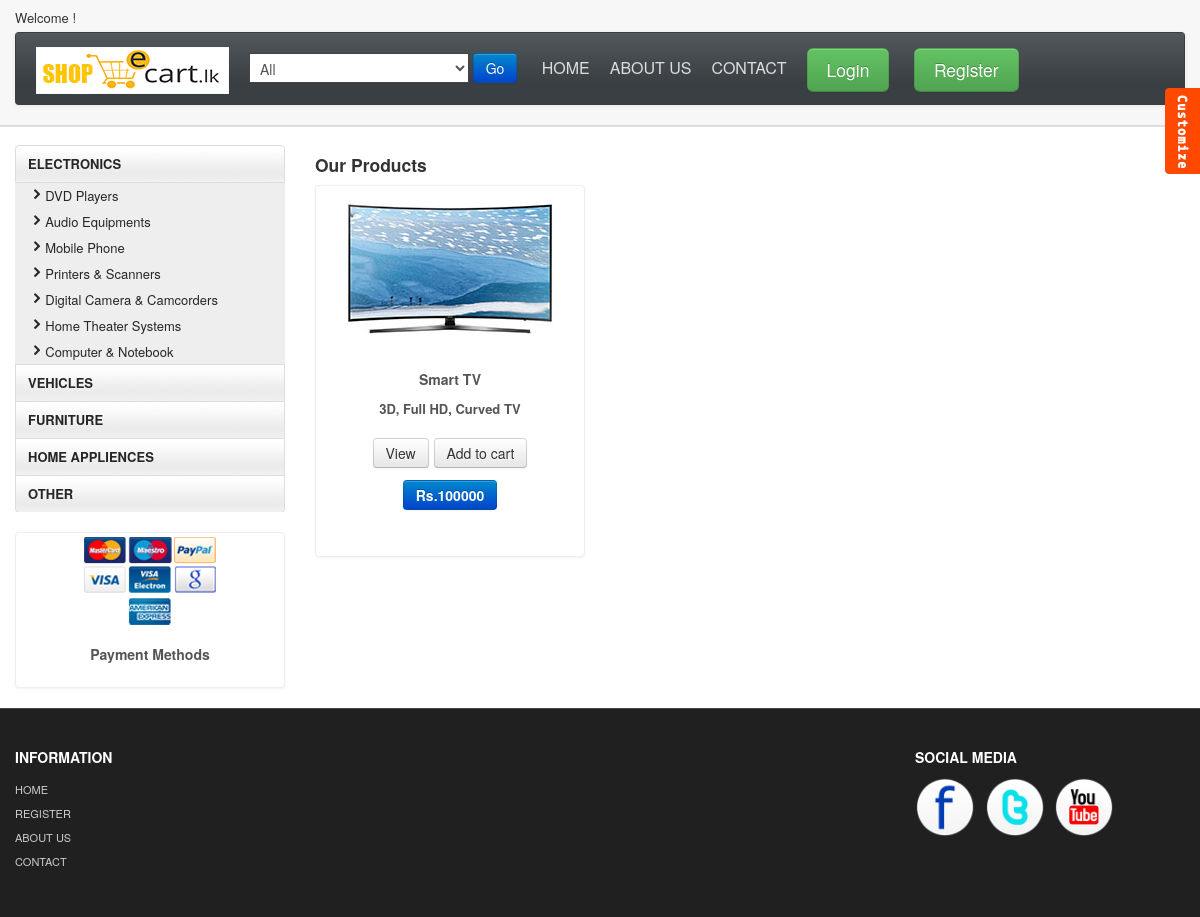
Screenshot of /User/TV2.php with the database file from the repository.
### tables this page shows
CREATE TABLE IF NOT EXISTS `item` (
  `IID` varchar(20) NOT NULL,
  `Username` varchar(20) NOT NULL,
  `IName` varchar(25) NOT NULL,
  `Price` varchar(20) NOT NULL,
  `Category` varchar(25) NOT NULL,
  `IType` varchar(20) NOT NULL,
  `Description` varchar(3000) NOT NULL,
  `Image` text NOT NULL,
  `Image2` text NOT NULL
);

### User/TV2.php (the view, shortened to what this page needs)
<!DOCTYPE html>
<html lang="en">
  <head>
    <link id="callCss" rel="stylesheet" href="themes/bootshop/bootstrap.min.css" media="screen"/>
    <link href="themes/css/base.css" rel="stylesheet" media="screen"/>
	<link href="themes/css/bootstrap-responsive.min.css" rel="stylesheet"/>
	<link href="themes/css/font-awesome.css" rel="stylesheet" type="text/css">
	<link href="themes/js/google-code-prettify/prettify.css" rel="stylesheet"/>
  </head>
<body>
<div id="header">
<div class="container">
<div id="welcomeLine" class="row">
	<div class="span6">Welcome !</div>
	<div class="span6"></div>
</div>
<div id="logoArea" class="navbar">
  <div class="navbar-inner">
    <a class="brand" href="../index.html"><img src="themes/images/logo.png" alt="Bootsshop"/></a>
		<form class="form-inline navbar-search" method="post" action="DVD2.php" >
		  <select class="srchTxt">
			<option>All</option>
		</select>
		  <button type="submit" id="submitButton" class="btn btn-primary">Go</button>
    </form>
    <ul id="topMenu" class="nav pull-left">
	 <li class="">&nbsp;&nbsp;&nbsp;&nbsp;</li>
	 <li class=""><a href="../index.html">HOME</a></li>
	 <li class=""><a href="../About Us.html">ABOUT US</a></li>
	 <li class=""><a href="../contact.html">CONTACT</a></li>
	 <li class="">
      <a href="login.php"  style="padding-right:0"><span class="btn btn-large btn-success">Login</span></a>
	</li><li class="">&nbsp;&nbsp;&nbsp;&nbsp;</li>
     <li class=""><a href="register.php"  style="padding-right:0"><span class="btn btn-large btn-success">Register</span></a></li>
    </ul>
  </div>
</div>
</div>
</div>
<div id="mainBody">
	<div class="container">
	<div class="row">
	<div id="sidebar" class="span3">
	  <ul id="sideManu" class="nav nav-tabs nav-stacked">
			<li class="subMenu open"><a> ELECTRONICS </a>
				<ul>
				<li><a class="active" href="DVD2.php"><i class="icon-chevron-right"></i>DVD Players </a></li>
				<li><a href="audio2.php"><i class="icon-chevron-right"></i>Audio Equipments </a></li>
				<li><a href="mobile2.php"><i class="icon-chevron-right"></i>Mobile Phone </a></li>
				<li><a href="printer2.php"><i class="icon-chevron-right"></i>Printers & Scanners</a></li>
                <li><a href="camera2.php"><i class="icon-chevron-right"></i>Digital Camera & Camcorders</a></li>
                <li><a href="homeTh2.php"><i class="icon-chevron-right"></i>Home Theater Systems</a></li>
                <li><a href="computer2.php"><i class="icon-chevron-right"></i>Computer & Notebook</a></li>
				</ul>
			</li>
			<li class="subMenu"><a> VEHICLES</a>
			</li>
			<li class="subMenu"><a>FURNITURE</a>
			</li>
            <li class="subMenu"><a>HOME APPLIENCES</a>
             </li>
			 <li class="subMenu"><a>OTHER</a>
             </li>
		</ul>
		<br/>
			<div class="thumbnail">
				<img src="themes/images/payment_methods.png" title="Bootshop Payment Methods" alt="Payments Methods">
				<div class="caption">
				  <h5>Payment Methods</h5>
				</div>
			  </div>
	</div>
		<div class="span9">
		<h4>Our Products </h4>
			  <ul class="thumbnails">
                  <?php
	$query="SELECT * FROM `item` WHERE `Category`='Televisions' ";
	$result = mysql_query($query);
		while($row=mysql_fetch_array($result))
		{
			?>
            <li class="span3">
				  <div class="thumbnail">
            <form method="post" action="login.php">
           <center> <img src="<?php echo $row["Image"]; ?>"> </center>
					<div class="caption">
					  <h5><?php echo $row["IName"]; ?></h5>
					  <p>
						<strong><?php echo $row["Description"]; ?></strong>
					  </p>
					   <h4 style="text-align:center">
                       <INPUT TYPE="submit" VALUE="View" onclick="form.action='product_details2.php';" title="Details" class="btn">
                        <input type="submit" value="Add to cart" class="btn" />
                        <a class="btn btn-primary" ><?php echo "Rs.".$row["Price"]; ?></a></h4>
					</div>
			</form>
				  </div>
				</li>
				<?php
			}
	?>
			  </ul>
		</div>
		</div>
	</div>
</div>
	<div  id="footerSection">
	<div class="container">
		<div class="row">
			<div class="span3">
				<h5>INFORMATION</h5>
				<a href="../index.html">HOME</a>
				<a href="register.php">REGISTER</a>
				<a href="../About Us.html">ABOUT US</a>
				<a href="../contact.html">CONTACT</a>
			 </div>
			<div id="socialMedia" class="span3 pull-right">
				<h5>SOCIAL MEDIA </h5>
				<a href="facebook.com"><img width="60" height="60" src="themes/images/facebook.png" title="facebook" alt="facebook"/></a>
				<a href="twitter.com"><img width="60" height="60" src="themes/images/twitter.png" title="twitter" alt="twitter"/></a>
				<a href="youtube.com"><img width="60" height="60" src="themes/images/youtube.png" title="youtube" alt="youtube"/></a>
			 </div>
		 </div>
	</div>
	</div>
<link rel="stylesheet" href="themes/switch/themeswitch.css" type="text/css" media="screen" />
<span id="themesBtn"></span>
</body>
</html>

### User/themes/css/base.css (style rules this page uses)
#mainBody { border-top:2px solid #dedede; padding-top: 18px; }
#carouselBlk,#header { background: url(../images/headerRepeat.png) repeat-x 0 0 #f7f7f7; }
#logoArea, #logoArea a { line-height:49px; }
#logoArea .btn, #logoArea .btn-group { margin-top: 0; }
#welcomeLine { padding: 8px 0 4px }
#sidebar ul ul li a { font-size:12px; }
#sidebar ul { list-style: none;padding: 0;margin: 0;width: 100%; }
#sidebar li a { font-weight:bold; background:url(../images/tabRepeatInactive.png) repeat-x 0 0; color:#262626; }
#sidebar ul li li a { background:#eee; padding-left:14px;font-weight:normal;display:block; font-size:13px; line-height:26px; }
.thumbnail h5,.thumbnail p { text-align:center }
#footerSection { background: #202020;color: white;padding: 28px 0 44px;margin-top: 20px;border-top: 1px solid #444; }
#footerSection a { color:#ccc; font-size:11px; padding:0; line-height:24px; display:block; }
#footerSection #socialMedia a { min-width:25px; display:inline; margin-right:6px; text-align:center; line-height:1.5em; }
#socialMedia img { max-width:60px; }
.navbar-search .srchTxt { border-radius: 0;border: 1px solid #444; }
[class^="icon-"], [class*=" icon-"] { background-image: none; }
.navbar .nav > li > a { padding:10px;color: #DDD;text-shadow: none;font-size: 16px; }
#logoArea, #logoArea a { outline:none; }
.navbar .nav.pull-right, #sideManu { overflow:hidden; }
.navbar-search { margin-top: 8px; }

### User/themes/switch/themeswitch.css (style rules this page uses)
#themesBtn { height: 86px;background: url(images/styleTgl.png) no-repeat 0 0;position: fixed;top: 88px;right: 0;width: 35px; }

### rows the page displays
item: Image (picture), IName "Smart TV", Description "3D, Full HD, Curved TV", Price "100000"
